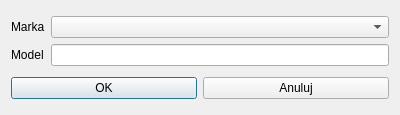
<?xml version="1.0" encoding="UTF-8"?>
<ui version="4.0">
 <class>ModelDialog</class>
 <widget class="QDialog" name="ModelDialog">
  <property name="geometry">
   <rect>
    <x>0</x>
    <y>0</y>
    <width>400</width>
    <height>115</height>
   </rect>
  </property>
  <property name="windowTitle">
   <string>Dialog</string>
  </property>
  <layout class="QVBoxLayout" name="verticalLayout">
   <item>
    <layout class="QGridLayout" name="gridLayout">
     <item row="0" column="1">
      <widget class="QComboBox" name="CBbrand"/>
     </item>
     <item row="1" column="1">
      <widget class="QLineEdit" name="LEmodel"/>
     </item>
     <item row="0" column="0">
      <widget class="QLabel" name="LLbrand">
       <property name="text">
        <string>Marka</string>
       </property>
      </widget>
     </item>
     <item row="1" column="0">
      <widget class="QLabel" name="LLmodel">
       <property name="text">
        <string>Model</string>
       </property>
      </widget>
     </item>
    </layout>
   </item>
   <item>
    <layout class="QHBoxLayout" name="horizontalLayout">
     <item>
      <widget class="QPushButton" name="PBok">
       <property name="text">
        <string>OK</string>
       </property>
      </widget>
     </item>
     <item>
      <widget class="QPushButton" name="PBanuluj">
       <property name="text">
        <string>Anuluj</string>
       </property>
      </widget>
     </item>
    </layout>
   </item>
  </layout>
 </widget>
 <resources/>
 <connections/>
</ui>
